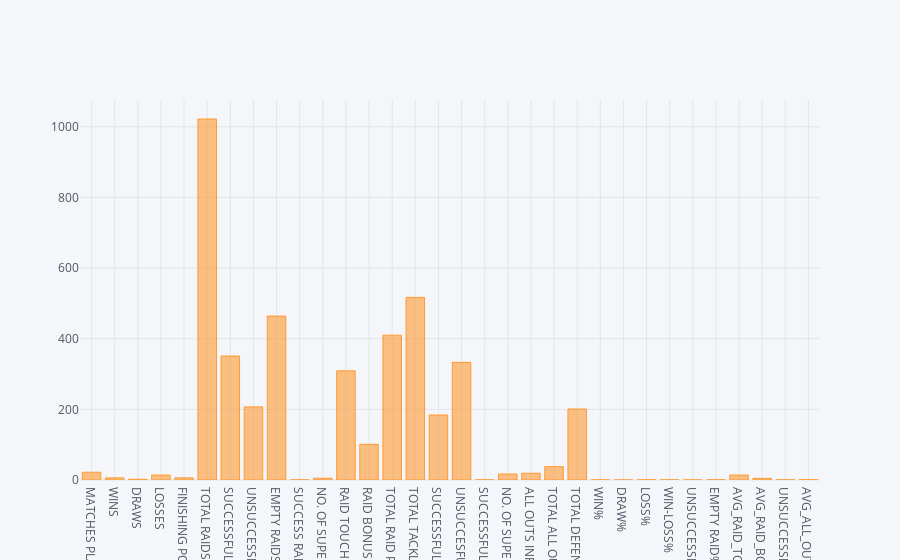

Notebook cell for this chart:
### Code cell
df3.iplot(kind='bar')

### Figure 1 — Plotly figure (JSON) as saved in the notebook; plotly's stock layout.template omitted (floating-point values rounded to 4 significant figures)
{"data": [{"marker": {"color": "rgba(255, 153, 51, 0.6)", "line": {"color": "rgba(255, 153, 51, 1.0)", "width": 1}}, "name": "SEASON 5", "orientation": "v", "text": "", "type": "bar", "uid": "26e7bfcf-c06c-4ef9-99e0-e16201efbab8", "x": ["MATCHES PLAYED", "WINS", "DRAWS", "LOSSES", "FINISHING POSITION", "TOTAL RAIDS", "SUCCESSFUL RAIDS", "UNSUCCESSFUL RAID", "EMPTY RAIDS", "SUCCESS RAID %", "NO. OF SUPER RAIDS", "RAID TOUCH POINTS", "RAID BONUS POINTS", "TOTAL RAID POINTS", "TOTAL TACKLES", "SUCCESSFUL TACKLES", "UNSUCCESFUL TACKLES", "SUCCESSFUL TACKLE %", "NO. OF SUPER TACKLES", "ALL OUTS INFLICTED", "TOTAL ALL OUT POINTS", "TOTAL DEFENCE POINTS", "WIN%", "DRAW%", "LOSS%", "WIN-LOSS%", "UNSUCCESSFUL RAID%", "EMPTY RAID%", "AVG_RAID_TOUCH_POINT", "AVG_RAID_BONUS_POINT", "UNSUCCESSFUL TACKLE%", "AVG_ALL_OUTS"], "y": [22, 6, 2, 14, 6, 1022, 351, 207, 464, 0.4, 5, 309, 101, 410, 517, 184, 333, 0.39, 17, 19, 38, 201, 0.2727, 0.09091, 0.6364, 0.4286, 0.2025, 0.454, 14.05, 4.591, 0.6441, 0.8636]}], "layout": {"legend": {"bgcolor": "#F5F6F9", "font": {"color": "#4D5663"}}, "paper_bgcolor": "#F5F6F9", "plot_bgcolor": "#F5F6F9", "title": {"font": {"color": "#4D5663"}}, "xaxis": {"gridcolor": "#E1E5ED", "showgrid": true, "tickfont": {"color": "#4D5663"}, "title": {"font": {"color": "#4D5663"}, "text": ""}, "zerolinecolor": "#E1E5ED"}, "yaxis": {"gridcolor": "#E1E5ED", "showgrid": true, "tickfont": {"color": "#4D5663"}, "title": {"font": {"color": "#4D5663"}, "text": ""}, "zerolinecolor": "#E1E5ED"}}}
